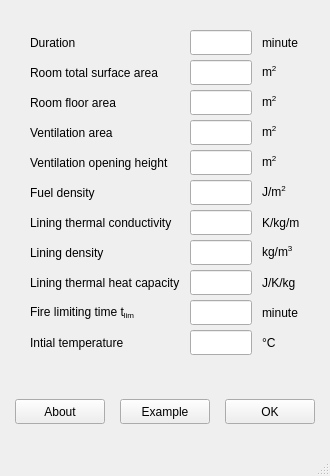
<?xml version="1.0" encoding="UTF-8"?>
<ui version="4.0">
 <class>MainWindow</class>
 <widget class="QMainWindow" name="MainWindow">
  <property name="geometry">
   <rect>
    <x>0</x>
    <y>0</y>
    <width>330</width>
    <height>476</height>
   </rect>
  </property>
  <property name="minimumSize">
   <size>
    <width>90</width>
    <height>25</height>
   </size>
  </property>
  <property name="windowTitle">
   <string>MainWindow</string>
  </property>
  <widget class="QWidget" name="centralwidget">
   <layout class="QVBoxLayout" name="verticalLayout">
    <property name="spacing">
     <number>15</number>
    </property>
    <property name="leftMargin">
     <number>15</number>
    </property>
    <property name="topMargin">
     <number>15</number>
    </property>
    <property name="rightMargin">
     <number>15</number>
    </property>
    <property name="bottomMargin">
     <number>15</number>
    </property>
    <item>
     <widget class="QFrame" name="frame_userio">
      <property name="sizePolicy">
       <sizepolicy hsizetype="Fixed" vsizetype="Preferred">
        <horstretch>0</horstretch>
        <verstretch>0</verstretch>
       </sizepolicy>
      </property>
      <property name="minimumSize">
       <size>
        <width>300</width>
        <height>0</height>
       </size>
      </property>
      <property name="maximumSize">
       <size>
        <width>300</width>
        <height>16777215</height>
       </size>
      </property>
      <layout class="QGridLayout" name="gridLayout">
       <property name="leftMargin">
        <number>15</number>
       </property>
       <property name="topMargin">
        <number>15</number>
       </property>
       <property name="rightMargin">
        <number>15</number>
       </property>
       <property name="bottomMargin">
        <number>15</number>
       </property>
       <property name="horizontalSpacing">
        <number>10</number>
       </property>
       <property name="verticalSpacing">
        <number>5</number>
       </property>
       <item row="2" column="1">
        <widget class="QLineEdit" name="lineEdit_in_room_floor_area">
         <property name="sizePolicy">
          <sizepolicy hsizetype="Minimum" vsizetype="Fixed">
           <horstretch>0</horstretch>
           <verstretch>0</verstretch>
          </sizepolicy>
         </property>
         <property name="minimumSize">
          <size>
           <width>50</width>
           <height>25</height>
          </size>
         </property>
         <property name="maximumSize">
          <size>
           <width>16777215</width>
           <height>25</height>
          </size>
         </property>
        </widget>
       </item>
       <item row="10" column="2">
        <widget class="QLabel" name="label_10">
         <property name="sizePolicy">
          <sizepolicy hsizetype="Minimum" vsizetype="Preferred">
           <horstretch>0</horstretch>
           <verstretch>0</verstretch>
          </sizepolicy>
         </property>
         <property name="text">
          <string>°C</string>
         </property>
        </widget>
       </item>
       <item row="9" column="1">
        <widget class="QLineEdit" name="lineEdit_in_fire_limiting_time">
         <property name="sizePolicy">
          <sizepolicy hsizetype="Minimum" vsizetype="Fixed">
           <horstretch>0</horstretch>
           <verstretch>0</verstretch>
          </sizepolicy>
         </property>
         <property name="minimumSize">
          <size>
           <width>50</width>
           <height>25</height>
          </size>
         </property>
         <property name="maximumSize">
          <size>
           <width>16777215</width>
           <height>25</height>
          </size>
         </property>
        </widget>
       </item>
       <item row="4" column="1">
        <widget class="QLineEdit" name="lineEdit_in_ventilation_opening_height">
         <property name="sizePolicy">
          <sizepolicy hsizetype="Minimum" vsizetype="Fixed">
           <horstretch>0</horstretch>
           <verstretch>0</verstretch>
          </sizepolicy>
         </property>
         <property name="minimumSize">
          <size>
           <width>50</width>
           <height>25</height>
          </size>
         </property>
         <property name="maximumSize">
          <size>
           <width>16777215</width>
           <height>25</height>
          </size>
         </property>
        </widget>
       </item>
       <item row="3" column="1">
        <widget class="QLineEdit" name="lineEdit_in_ventilation_area">
         <property name="sizePolicy">
          <sizepolicy hsizetype="Minimum" vsizetype="Fixed">
           <horstretch>0</horstretch>
           <verstretch>0</verstretch>
          </sizepolicy>
         </property>
         <property name="minimumSize">
          <size>
           <width>50</width>
           <height>25</height>
          </size>
         </property>
         <property name="maximumSize">
          <size>
           <width>16777215</width>
           <height>25</height>
          </size>
         </property>
        </widget>
       </item>
       <item row="8" column="2">
        <widget class="QLabel" name="label_8">
         <property name="sizePolicy">
          <sizepolicy hsizetype="Minimum" vsizetype="Preferred">
           <horstretch>0</horstretch>
           <verstretch>0</verstretch>
          </sizepolicy>
         </property>
         <property name="text">
          <string>J/K/kg</string>
         </property>
        </widget>
       </item>
       <item row="5" column="2">
        <widget class="QLabel" name="label_6">
         <property name="sizePolicy">
          <sizepolicy hsizetype="Minimum" vsizetype="Preferred">
           <horstretch>0</horstretch>
           <verstretch>0</verstretch>
          </sizepolicy>
         </property>
         <property name="text">
          <string>&lt;html&gt;&lt;head/&gt;&lt;body&gt;&lt;p&gt;J/m&lt;span style=&quot; vertical-align:super;&quot;&gt;2&lt;/span&gt;&lt;/p&gt;&lt;/body&gt;&lt;/html&gt;</string>
         </property>
        </widget>
       </item>
       <item row="1" column="2">
        <widget class="QLabel" name="label_2">
         <property name="sizePolicy">
          <sizepolicy hsizetype="Minimum" vsizetype="Preferred">
           <horstretch>0</horstretch>
           <verstretch>0</verstretch>
          </sizepolicy>
         </property>
         <property name="text">
          <string>m&lt;sup&gt;2&lt;/sup&gt;</string>
         </property>
        </widget>
       </item>
       <item row="3" column="2">
        <widget class="QLabel" name="label_4">
         <property name="sizePolicy">
          <sizepolicy hsizetype="Minimum" vsizetype="Preferred">
           <horstretch>0</horstretch>
           <verstretch>0</verstretch>
          </sizepolicy>
         </property>
         <property name="text">
          <string>m&lt;sup&gt;2&lt;/sup&gt;</string>
         </property>
        </widget>
       </item>
       <item row="3" column="0">
        <widget class="QLabel" name="label_in_ventilation_area">
         <property name="text">
          <string>Ventilation area</string>
         </property>
        </widget>
       </item>
       <item row="4" column="2">
        <widget class="QLabel" name="label_5">
         <property name="sizePolicy">
          <sizepolicy hsizetype="Minimum" vsizetype="Preferred">
           <horstretch>0</horstretch>
           <verstretch>0</verstretch>
          </sizepolicy>
         </property>
         <property name="text">
          <string>m&lt;sup&gt;2&lt;/sup&gt;</string>
         </property>
        </widget>
       </item>
       <item row="5" column="0">
        <widget class="QLabel" name="label_in_fuel_density">
         <property name="text">
          <string>Fuel density</string>
         </property>
        </widget>
       </item>
       <item row="0" column="0">
        <widget class="QLabel" name="label_in_duration">
         <property name="text">
          <string>Duration</string>
         </property>
        </widget>
       </item>
       <item row="5" column="1">
        <widget class="QLineEdit" name="lineEdit_in_fuel_density">
         <property name="sizePolicy">
          <sizepolicy hsizetype="Minimum" vsizetype="Fixed">
           <horstretch>0</horstretch>
           <verstretch>0</verstretch>
          </sizepolicy>
         </property>
         <property name="minimumSize">
          <size>
           <width>50</width>
           <height>25</height>
          </size>
         </property>
         <property name="maximumSize">
          <size>
           <width>16777215</width>
           <height>25</height>
          </size>
         </property>
        </widget>
       </item>
       <item row="8" column="1">
        <widget class="QLineEdit" name="lineEdit_in_lining_thermal_heat_capacity">
         <property name="sizePolicy">
          <sizepolicy hsizetype="Minimum" vsizetype="Fixed">
           <horstretch>0</horstretch>
           <verstretch>0</verstretch>
          </sizepolicy>
         </property>
         <property name="minimumSize">
          <size>
           <width>50</width>
           <height>25</height>
          </size>
         </property>
         <property name="maximumSize">
          <size>
           <width>16777215</width>
           <height>25</height>
          </size>
         </property>
        </widget>
       </item>
       <item row="1" column="1">
        <widget class="QLineEdit" name="lineEdit_in_room_total_surface_area">
         <property name="sizePolicy">
          <sizepolicy hsizetype="Minimum" vsizetype="Fixed">
           <horstretch>0</horstretch>
           <verstretch>0</verstretch>
          </sizepolicy>
         </property>
         <property name="minimumSize">
          <size>
           <width>50</width>
           <height>25</height>
          </size>
         </property>
         <property name="maximumSize">
          <size>
           <width>16777215</width>
           <height>25</height>
          </size>
         </property>
        </widget>
       </item>
       <item row="6" column="2">
        <widget class="QLabel" name="label_7">
         <property name="sizePolicy">
          <sizepolicy hsizetype="Minimum" vsizetype="Preferred">
           <horstretch>0</horstretch>
           <verstretch>0</verstretch>
          </sizepolicy>
         </property>
         <property name="text">
          <string>K/kg/m</string>
         </property>
        </widget>
       </item>
       <item row="4" column="0">
        <widget class="QLabel" name="label_in_ventilation_opening_height">
         <property name="text">
          <string>Ventilation opening height</string>
         </property>
        </widget>
       </item>
       <item row="2" column="2">
        <widget class="QLabel" name="label_3">
         <property name="sizePolicy">
          <sizepolicy hsizetype="Minimum" vsizetype="Preferred">
           <horstretch>0</horstretch>
           <verstretch>0</verstretch>
          </sizepolicy>
         </property>
         <property name="text">
          <string>m&lt;sup&gt;2&lt;/sup&gt;</string>
         </property>
        </widget>
       </item>
       <item row="6" column="1">
        <widget class="QLineEdit" name="lineEdit_in_lining_thermal_conductivity">
         <property name="sizePolicy">
          <sizepolicy hsizetype="Minimum" vsizetype="Fixed">
           <horstretch>0</horstretch>
           <verstretch>0</verstretch>
          </sizepolicy>
         </property>
         <property name="minimumSize">
          <size>
           <width>50</width>
           <height>25</height>
          </size>
         </property>
         <property name="maximumSize">
          <size>
           <width>16777215</width>
           <height>25</height>
          </size>
         </property>
        </widget>
       </item>
       <item row="1" column="0">
        <widget class="QLabel" name="label_in_room_total_surface_area">
         <property name="text">
          <string>Room total surface area</string>
         </property>
        </widget>
       </item>
       <item row="10" column="1">
        <widget class="QLineEdit" name="lineEdit_in_initial_temperature">
         <property name="sizePolicy">
          <sizepolicy hsizetype="Minimum" vsizetype="Fixed">
           <horstretch>0</horstretch>
           <verstretch>0</verstretch>
          </sizepolicy>
         </property>
         <property name="minimumSize">
          <size>
           <width>50</width>
           <height>25</height>
          </size>
         </property>
         <property name="maximumSize">
          <size>
           <width>16777215</width>
           <height>25</height>
          </size>
         </property>
        </widget>
       </item>
       <item row="0" column="1">
        <widget class="QLineEdit" name="lineEdit_in_duration">
         <property name="sizePolicy">
          <sizepolicy hsizetype="Minimum" vsizetype="Fixed">
           <horstretch>0</horstretch>
           <verstretch>0</verstretch>
          </sizepolicy>
         </property>
         <property name="minimumSize">
          <size>
           <width>50</width>
           <height>25</height>
          </size>
         </property>
         <property name="maximumSize">
          <size>
           <width>16777215</width>
           <height>25</height>
          </size>
         </property>
        </widget>
       </item>
       <item row="8" column="0">
        <widget class="QLabel" name="label_in_lining_thermal_heat_capacity">
         <property name="text">
          <string>Lining thermal heat capacity</string>
         </property>
        </widget>
       </item>
       <item row="0" column="2">
        <widget class="QLabel" name="label">
         <property name="sizePolicy">
          <sizepolicy hsizetype="Minimum" vsizetype="Preferred">
           <horstretch>0</horstretch>
           <verstretch>0</verstretch>
          </sizepolicy>
         </property>
         <property name="text">
          <string>minute</string>
         </property>
        </widget>
       </item>
       <item row="9" column="2">
        <widget class="QLabel" name="label_9">
         <property name="sizePolicy">
          <sizepolicy hsizetype="Minimum" vsizetype="Preferred">
           <horstretch>0</horstretch>
           <verstretch>0</verstretch>
          </sizepolicy>
         </property>
         <property name="text">
          <string>minute</string>
         </property>
        </widget>
       </item>
       <item row="6" column="0">
        <widget class="QLabel" name="label_in_lining_thermal_conductivity">
         <property name="text">
          <string>Lining thermal conductivity</string>
         </property>
        </widget>
       </item>
       <item row="9" column="0">
        <widget class="QLabel" name="label_in_fire_limiting_time">
         <property name="text">
          <string>Fire limiting time t&lt;sub&gt;lim&lt;/sub&gt;</string>
         </property>
        </widget>
       </item>
       <item row="10" column="0">
        <widget class="QLabel" name="label_in_initial_temperature">
         <property name="text">
          <string>Intial temperature</string>
         </property>
        </widget>
       </item>
       <item row="2" column="0">
        <widget class="QLabel" name="label_in_room_floor_area">
         <property name="text">
          <string>Room floor area</string>
         </property>
        </widget>
       </item>
       <item row="7" column="0">
        <widget class="QLabel" name="label_in_lining_density">
         <property name="text">
          <string>Lining density</string>
         </property>
        </widget>
       </item>
       <item row="7" column="1">
        <widget class="QLineEdit" name="lineEdit_in_lining_density">
         <property name="sizePolicy">
          <sizepolicy hsizetype="Minimum" vsizetype="Fixed">
           <horstretch>0</horstretch>
           <verstretch>0</verstretch>
          </sizepolicy>
         </property>
         <property name="minimumSize">
          <size>
           <width>50</width>
           <height>25</height>
          </size>
         </property>
         <property name="maximumSize">
          <size>
           <width>16777215</width>
           <height>25</height>
          </size>
         </property>
        </widget>
       </item>
       <item row="7" column="2">
        <widget class="QLabel" name="label_in_lining_density_unit">
         <property name="sizePolicy">
          <sizepolicy hsizetype="Minimum" vsizetype="Preferred">
           <horstretch>0</horstretch>
           <verstretch>0</verstretch>
          </sizepolicy>
         </property>
         <property name="text">
          <string>kg/m&lt;sup&gt;3&lt;/sup&gt;</string>
         </property>
        </widget>
       </item>
      </layout>
     </widget>
    </item>
    <item>
     <widget class="QWidget" name="widget_bottom" native="true">
      <layout class="QHBoxLayout" name="horizontalLayout">
       <property name="spacing">
        <number>0</number>
       </property>
       <property name="leftMargin">
        <number>0</number>
       </property>
       <property name="topMargin">
        <number>5</number>
       </property>
       <property name="rightMargin">
        <number>0</number>
       </property>
       <property name="bottomMargin">
        <number>5</number>
       </property>
       <item>
        <widget class="QPushButton" name="pushButton_about">
         <property name="minimumSize">
          <size>
           <width>90</width>
           <height>25</height>
          </size>
         </property>
         <property name="maximumSize">
          <size>
           <width>16777215</width>
           <height>25</height>
          </size>
         </property>
         <property name="text">
          <string>About</string>
         </property>
        </widget>
       </item>
       <item>
        <spacer name="horizontalSpacer_2">
         <property name="orientation">
          <enum>Qt::Horizontal</enum>
         </property>
         <property name="sizeType">
          <enum>QSizePolicy::Fixed</enum>
         </property>
         <property name="sizeHint" stdset="0">
          <size>
           <width>15</width>
           <height>20</height>
          </size>
         </property>
        </spacer>
       </item>
       <item>
        <widget class="QPushButton" name="pushButton_example">
         <property name="minimumSize">
          <size>
           <width>90</width>
           <height>25</height>
          </size>
         </property>
         <property name="maximumSize">
          <size>
           <width>16777215</width>
           <height>25</height>
          </size>
         </property>
         <property name="text">
          <string>Example</string>
         </property>
        </widget>
       </item>
       <item>
        <spacer name="horizontalSpacer">
         <property name="orientation">
          <enum>Qt::Horizontal</enum>
         </property>
         <property name="sizeHint" stdset="0">
          <size>
           <width>0</width>
           <height>0</height>
          </size>
         </property>
        </spacer>
       </item>
       <item>
        <widget class="QPushButton" name="pushButton_ok">
         <property name="minimumSize">
          <size>
           <width>90</width>
           <height>25</height>
          </size>
         </property>
         <property name="maximumSize">
          <size>
           <width>16777215</width>
           <height>25</height>
          </size>
         </property>
         <property name="text">
          <string>OK</string>
         </property>
        </widget>
       </item>
      </layout>
     </widget>
    </item>
   </layout>
  </widget>
  <widget class="QMenuBar" name="menubar">
   <property name="geometry">
    <rect>
     <x>0</x>
     <y>0</y>
     <width>330</width>
     <height>21</height>
    </rect>
   </property>
  </widget>
  <widget class="QStatusBar" name="statusbar"/>
 </widget>
 <tabstops>
  <tabstop>lineEdit_in_duration</tabstop>
  <tabstop>lineEdit_in_room_total_surface_area</tabstop>
  <tabstop>lineEdit_in_room_floor_area</tabstop>
  <tabstop>lineEdit_in_ventilation_area</tabstop>
  <tabstop>lineEdit_in_ventilation_opening_height</tabstop>
  <tabstop>lineEdit_in_fuel_density</tabstop>
  <tabstop>lineEdit_in_lining_thermal_conductivity</tabstop>
  <tabstop>lineEdit_in_lining_density</tabstop>
  <tabstop>lineEdit_in_lining_thermal_heat_capacity</tabstop>
  <tabstop>lineEdit_in_fire_limiting_time</tabstop>
  <tabstop>lineEdit_in_initial_temperature</tabstop>
  <tabstop>pushButton_ok</tabstop>
  <tabstop>pushButton_about</tabstop>
  <tabstop>pushButton_example</tabstop>
 </tabstops>
 <resources/>
 <connections/>
</ui>
